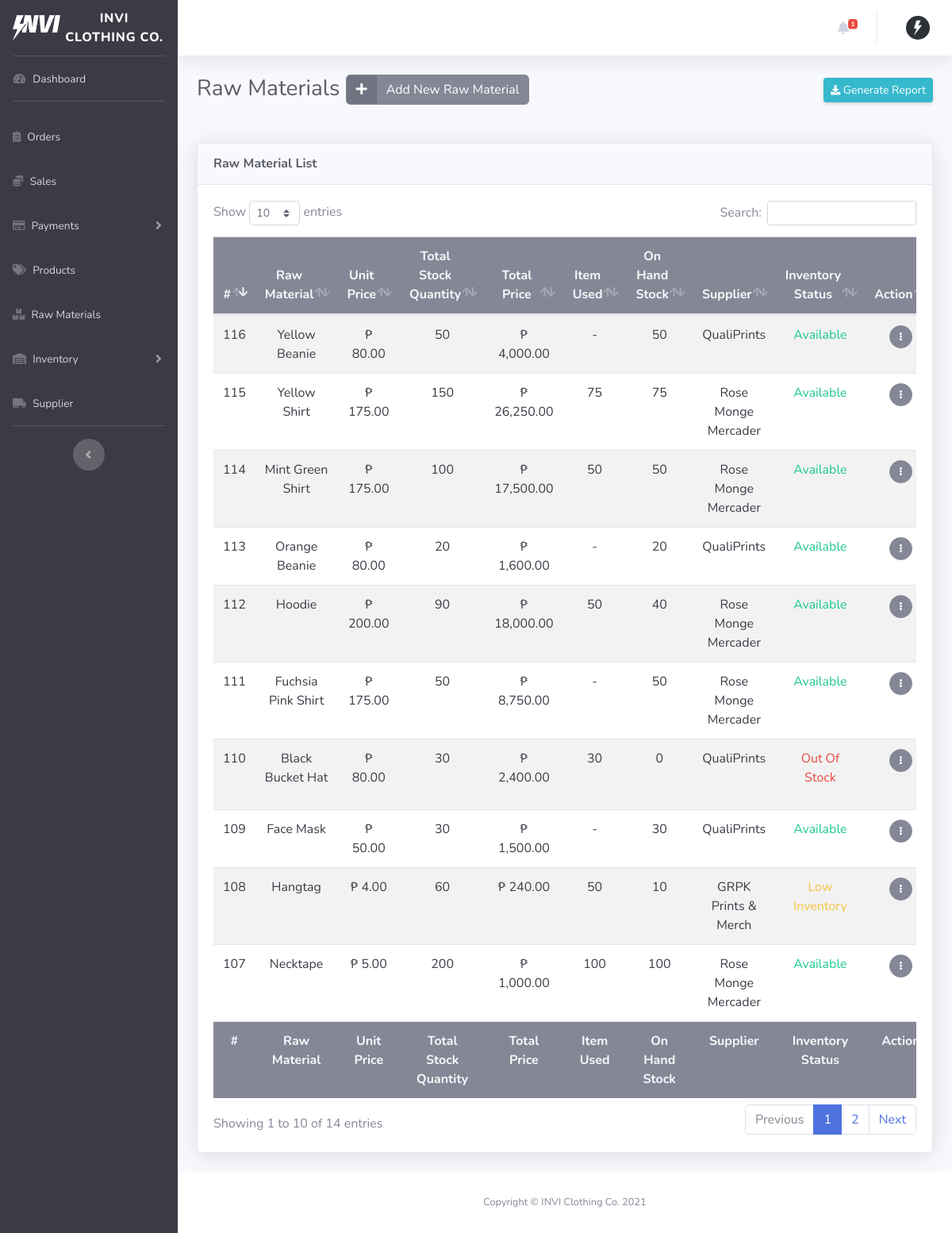
Page /dist/materials.php on the committed database.
### tables this page shows
CREATE TABLE `account_table` (
  `ID` int(11) NOT NULL AUTO_INCREMENT,
  `firstName` varchar(255) NOT NULL,
  `lastName` varchar(255) NOT NULL,
  `email` varchar(255) NOT NULL,
  `password` varchar(255) NOT NULL,
  `contactNumber` varchar(255) DEFAULT NULL,
  `profileImg` varchar(255) DEFAULT NULL,
  `access` varchar(255) NOT NULL,
  PRIMARY KEY (`ID`)
);

CREATE TABLE `rawmaterials_table` (
  `ID` int(11) NOT NULL AUTO_INCREMENT,
  `materialName` varchar(255) NOT NULL,
  `unitPrice` int(11) NOT NULL,
  `stockQty` int(11) NOT NULL,
  `supplierID` int(11) NOT NULL,
  PRIMARY KEY (`ID`),
  KEY `fk_supplierID_idx` (`supplierID`),
  CONSTRAINT `fk_supplierID` FOREIGN KEY (`supplierID`) REFERENCES `supplier_table` (`ID`) ON DELETE CASCADE ON UPDATE CASCADE
);

CREATE TABLE `supplier_table` (
  `ID` int(11) NOT NULL AUTO_INCREMENT,
  `supplierName` varchar(255) NOT NULL,
  `supplierEmail` varchar(255) NOT NULL,
  `supplierAddress` varchar(255) NOT NULL,
  `supplierContactNumber` varchar(255) NOT NULL,
  PRIMARY KEY (`ID`)
);

### dist/materials.php (the view, shortened to what the rows shown need)
<?php
require_once "../class/webstoreclass.php";
include_once "../includes/dashboard_header.php";
$admins = $store->get_admin();
?>
  <body id="page-top">
    <?php
    $store->add_material();
    $store->update_material();
    $materials = $store->get_all_materials();
    $store->contact_supplier();
    ?>
    <div id="wrapper">
      <div id="content-wrapper" class="d-flex flex-column">
        <div id="content">
          <?php include_once "../includes/dashboard_navbar.php"; ?>
          <div class="container-fluid">
            <div
              class="d-sm-flex align-items-center justify-content-between mb-4 d-print-none"
            >
              <h1 class="h3 mb-4 text-gray-800">Raw Materials
                <button type="button" href="#" class="btn btn-secondary btn-icon-split" data-toggle="modal" data-target="#materialsModal">
                    <span class="icon text">
                      <i class="fas fa-plus"></i>
                    </span>
                    <span class="text">Add New Raw Material</span>
                </button>
              </h1>
            </div>
                      <?php if ($materials) { ?>
                        <?php foreach ($materials as $material) { ?>
                              <?php $addedInventory = $store->get_added_stock_materials(
                                $material["ID"]
                              ); ?>
                              <?php $itemUsed = $store->used_materials(
                                $material["ID"]
                              ); ?>
                        <?php } ?>
                      <?php } ?>
            <div class="card shadow mb-4 d-print-none">
              <div class="card-body">
                <div class="table-responsive">
                  <table
                    class="table table-striped text-center"
                    id="dataTable"
                    width="100%"
                    cellspacing="0"
                    data-order='[[ 0, "desc" ]]'
                  >
                    <thead class="bg-gray-600 text-gray-100">
                      <tr>
                        <th>#</th>
                        <th>Raw Material</th>
                        <th>Unit Price</th>
                        <th>Total Stock Quantity</th>
                        <th>Total Price</th>
                        <th>Item Used</th>
                        <th>On Hand Stock</th>
                        <th>Supplier</th>
                        <th>Inventory Status</th>
                        <th>Action</th>
                      </tr>
                    </thead>
                    <tbody class="text-gray-900">
                      <?php if ($materials) { ?>
                        <?php foreach ($materials as $material) { ?>
                          <tr>
                            <td><?= $material["ID"] ?></td>
                            <td><?= $material["materialName"] ?></td>
                            <td>
                              <?= $material["unitPrice"]
                                ? "<span>&#8369;</span> " .
                                  number_format($material["unitPrice"], 2)
                                : "" ?>
                            </td>
                            <td>
                              <?php $addedInventory = $store->get_added_stock_materials(
                                $material["ID"]
                              ); ?>
                              <?php if (is_array($addedInventory)) { ?>
                                <?php foreach (
                                  $addedInventory
                                  as $addedStock
                                ) { ?>
                                  <?= $addedStock["stockQty"] +
                                    $addedStock["addedQty"] ?>
                                <?php } ?>
                              <?php } else { ?>
                                <?= $material["stockQty"] ?>
                              <?php } ?>
                            </td>
                            <td>
                            <?php $addedInventory = $store->get_added_stock_materials(
                              $material["ID"]
                            ); ?>
                              <?php if (is_array($addedInventory)) { ?>
                                <?php foreach (
                                  $addedInventory
                                  as $addedStock
                                ) { ?>
                                  <?= "<span>&#8369;</span> " .
                                    number_format(
                                      ($addedStock["stockQty"] +
                                        $addedStock["addedQty"]) *
                                        $material["unitPrice"],
                                      2
                                    ) ?>
                                <?php } ?>
                              <?php } else { ?>
                                <?= $material["unitPrice"]
                                  ? "<span>&#8369;</span> " .
                                    number_format(
                                      $material["stockQty"] *
                                        $material["unitPrice"],
                                      2
                                    )
                                  : "" ?>
                              <?php } ?>
                            </td>
                            <td>
                              <?php $itemUsed = $store->used_materials(
                                $material["ID"]
                              ); ?>
                              <?php if (is_array($itemUsed)) { ?>
                                <?php foreach ($itemUsed as $used) { ?>
                                  <?= $used["materialQty"] ?>
                                <?php } ?>
                              <?php } else { ?>
                                <?= "-" ?>
                              <?php } ?>
                            </td>
                            <td>
                              <?php
                              $itemUsed = $store->used_materials(
                                $material["ID"]
                              );
                              $addedInventory = $store->get_added_stock_materials(
                                $material["ID"]
                              );
                              ?>
                              <?php if (
                                is_array($itemUsed) &&
                                is_array($addedInventory)
                              ) { ?>
                                <?php foreach (
                                  $itemUsed
                                  as $index => $value
                                ) { ?>
                                  <?= $addedInventory[$index]["stockQty"] +
                                    $addedInventory[$index]["addedQty"] -
                                    $itemUsed[$index]["materialQty"] ?>
                                <?php } ?>
                              <?php } elseif (is_array($addedInventory)) { ?>
                                <?php foreach (
                                  $addedInventory
                                  as $addedStock
                                ) { ?>
                                  <?= $addedStock["stockQty"] +
                                    $addedStock["addedQty"] ?>
                                <?php } ?>
                              <?php } elseif (is_array($itemUsed)) { ?>
                                <?php foreach ($itemUsed as $used) { ?>
                                  <?= $material["stockQty"] -
                                    $used["materialQty"] ?>
                                <?php } ?>
                              <?php } else { ?>
                                <?= $material["stockQty"] ?>
                              <?php } ?>
                            </td>
                            <td><?= $material["supplierName"] ?></td>
                            <td>
                              <?php
                              $itemUsed = $store->used_materials(
                                $material["ID"]
                              );
                              $addedInventory = $store->get_added_stock_materials(
                                $material["ID"]
                              );
                              ?>
                              <?php if (
                                is_array($itemUsed) &&
                                is_array($addedInventory)
                              ) { ?>
                                <?php foreach (
                                  $itemUsed
                                  as $index => $value
                                ) { ?>
                                  <?php if (
                                    $addedInventory[$index]["stockQty"] +
                                      $addedInventory[$index]["addedQty"] -
                                      $itemUsed[$index]["materialQty"] <=
                                    0
                                  ) { ?>
                                    <?= '<p class="text-danger">Out Of Stock</p>' ?>
                                  <?php } elseif (
                                    $addedInventory[$index]["stockQty"] +
                                      $addedInventory[$index]["addedQty"] -
                                      $itemUsed[$index]["materialQty"] <=
                                    10
                                  ) { ?>
                                    <?= '<p class="text-warning">Low Inventory</p>' ?>
                                  <?php } else { ?>
                                    <?= '<p class="text-success">Available</p>' ?>
                                  <?php } ?>
                                <?php } ?>
                              <?php } elseif (is_array($addedInventory)) { ?>
                                <?php foreach (
                                  $addedInventory
                                  as $addedStock
                                ) { ?>
                                  <?php if (
                                    $addedStock["stockQty"] +
                                      $addedStock["addedQty"] <=
                                    0
                                  ) { ?>
                                    <?= '<p class="text-danger">Out Of Stock</p>' ?>
                                  <?php } elseif (
                                    $addedStock["stockQty"] +
                                      $addedStock["addedQty"] <=
                                    10
                                  ) { ?>
                                    <?= '<p class="text-warning">Low Inventory</p>' ?>
                                  <?php } else { ?>
                                    <?= '<p class="text-success">Available</p>' ?>
                                  <?php } ?>
                                <?php } ?>
                              <?php } elseif (is_array($itemUsed)) { ?>
                                <?php foreach ($itemUsed as $used) { ?>
                                  <?php if (
                                    $material["stockQty"] -
                                      $used["materialQty"] <=
                                    0
                                  ) { ?>
                                    <?= '<p class="text-danger">Out Of Stock</p>' ?>
                                <?php } elseif (
                                    $material["stockQty"] -
                                      $used["materialQty"] <=
                                    10
                                  ) { ?>
                                  <?= '<p class="text-warning">Low Inventory</p>' ?>
                                <?php } else { ?>
                                  <?= '<p class="text-success">Available</p>' ?>
                                <?php } ?>
                              <?php } ?>
                            <?php } else { ?>
                              <?php if ($material["stockQty"] <= 0) { ?>
                                <?= '<p class="text-danger">Out Of Stock</p>' ?>
                              <?php } elseif (
                                $material["stockQty"] <= 10
                              ) { ?>
                                <?= '<p class="text-warning">Low Inventory</p>' ?>
                              <?php } else { ?>
                                <?= '<p class="text-success">Available</p>' ?>
                              <?php } ?>
                            <?php } ?>
                            </td>
                            <td>
                              <div class="dropdown no-arrow">
                                <a class="dropdown-toggle btn btn-secondary btn-circle btn-sm href="#" role="button" id="dropdownMenuLink" data-toggle="dropdown" aria-haspopup="true" aria-expanded="false">
                                    <i class="fas fa-ellipsis-v fa-sm fa-fw"></i>
                                </a>
                              </div>
                            </td>
                          </tr>
                        <?php } ?>
                      <?php } ?>
                    </tbody>
                    <tfoot class="bg-gray-600 text-gray-100">
                        <tr>
                          <th>#</th>
                          <th>Raw Material</th>
                          <th>Unit Price</th>
                          <th>Total Stock Quantity</th>
                          <th>Total Price</th>
                          <th>Item Used</th>
                          <th>On Hand Stock</th>
                          <th>Supplier</th>
                          <th>Inventory Status</th>
                          <th>Action</th>
                        </tr>
                    </tfoot>
                  </table>
                </div>
              </div>
            </div>
          </div>
        </div>
      </div>
    </div>
  </body>
</html>

### includes/dashboard_navbar.php (shortened to what the rows shown need)
<nav class="navbar navbar-expand navbar-light bg-white topbar mb-4 static-top shadow d-print-none">
    <ul class="navbar-nav ml-auto">
        <li class="nav-item dropdown no-arrow">
            <a class="nav-link dropdown-toggle" href="#" id="userDropdown" role="button"
                data-toggle="dropdown" aria-haspopup="true" aria-expanded="false">
                    <?php if ($admins) { ?>
                        <?php foreach ($admins as $admin) { ?>
                            <?php if (is_null($admin["profileImg"])) { ?>
                            <img alt="Profile image" class="avatar mx-auto d-block mt-4 mb-4" width="30px" height="30px" style="border-radius:50%;">
                            <?php } else { ?>
                                <img src="./assets/img/<?= $admin[
                                  "profileImg"
                                ] ?>" alt="Profile image" class="mx-auto d-block mt-4 mb-4" width="30px" height="30px" style="object-fit:cover; border-radius:50%;">
                            <?php } ?>
                        <?php } ?>
                    <?php } ?>
            </a>
        </li>
    </ul>
</nav>

### rows in the picture
account_table: profileImg (picture)
rawmaterials_table: ID "116", materialName "Yellow Beanie", unitPrice "80.00", stockQty "50", stockQty+unitPrice "4,000.00", supplierID.supplierName "QualiPrints", shows "Available"
rawmaterials_table: ID "115", materialName "Yellow Shirt", unitPrice "175.00", addedQty "150", unitPrice "26,250.00", materialQty "75", supplierID.supplierName "Rose Monge Mercader"
rawmaterials_table: ID "114", materialName "Mint Green Shirt", unitPrice "175.00", stockQty "100", stockQty+unitPrice "17,500.00", materialQty "50", supplierID.supplierName "Rose Monge Mercader"
rawmaterials_table: ID "113", materialName "Orange Beanie", unitPrice "80.00", stockQty "20", stockQty+unitPrice "1,600.00", supplierID.supplierName "QualiPrints", shows "Available"
rawmaterials_table: ID "112", materialName "Hoodie", unitPrice "200.00", addedQty "90", unitPrice "18,000.00", materialQty "50", materialQty "40", supplierID.supplierName "Rose Monge Mercader"
rawmaterials_table: ID "111", materialName "Fuchsia Pink Shirt", unitPrice "175.00", stockQty "50", stockQty+unitPrice "8,750.00", supplierID.supplierName "Rose Monge Mercader", shows "Available"
rawmaterials_table: ID "110", materialName "Black Bucket Hat", unitPrice "80.00", stockQty "30", stockQty+unitPrice "2,400.00", materialQty "30", materialQty "0", supplierID.supplierName "QualiPrints"
rawmaterials_table: ID "109", materialName "Face Mask", unitPrice "50.00", stockQty "30", stockQty+unitPrice "1,500.00", supplierID.supplierName "QualiPrints", shows "Available"
rawmaterials_table: ID "108", materialName "Hangtag", unitPrice "4.00", stockQty "60", stockQty+unitPrice "240.00", materialQty "50", materialQty "10", supplierID.supplierName "GRPK Prints & Merch"
rawmaterials_table: ID "107", materialName "Necktape", unitPrice "5.00", stockQty "200", stockQty+unitPrice "1,000.00", materialQty "100", supplierID.supplierName "Rose Monge Mercader"

### other values in the picture
$countOrders "1"
